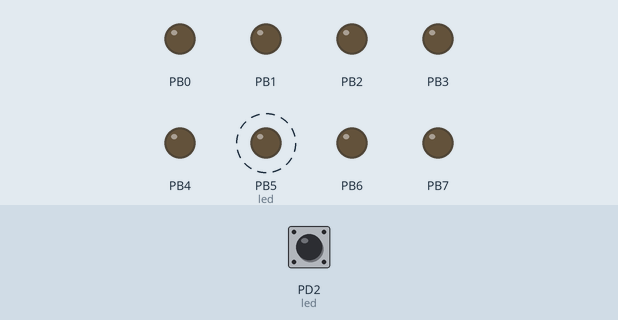
Recording of a program running on a simulated ATmega328P, built with avr-gcc and emulated at 2 MHz. Shown: output pins drawn as LEDs (lit = HIGH). Dashed ring = blinking. The inputs (shaded band) are chosen by the test bench; at power-on: PD2 (led) LOW. What the program prints to the serial monitor is not drawn.

Above: at 1.2 s.
1.3 s: PD2 (led) pulsed HIGH 2 times (0.12 s each, 0.3 s apart)
Timing chart, 0 to 10.3 s (numbered marks = the images above; inputs shaded):
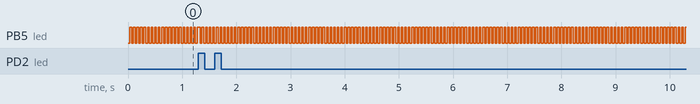

The program:

main.c
```c
/*
 * Lab5.c
 *
 * Created: 20/09/2026 1:42:04 pm
 * Author : ferre
 */
#define F_CPU 2000000UL
#define F_LED 2
#include <avr/io.h>
#include <util/delay.h>
#include "timer.h"
#include "led.h"
#include "UART.h"

volatile uint8_t cur_timer_value = 0;
volatile uint8_t finished_cycle = 0;
extern uint8_t overflow_count;

int main(void)
{
	timer0_init();
	usart_init(12);
	volatile float period = 0;
	volatile float frequency = 0;
	DDRB |= 0xFF;
	DDRC &= ~(0xFF);
	DDRD &= ~(0xFF);
	volatile uint8_t things = 0;
    while (1)
    {
		if (finished_cycle){
			/*things++;
			transmit_text("OF count  ", 10);
			transmit_string(decimal_to_char(overflow_count));
			transmit_new_line();
			transmit_text("TC count  ", 10);
			transmit_string(decimal_to_char(cur_timer_value));
			transmit_new_line();*/
			period = 2*0.000128f*(cur_timer_value + overflow_count*256);
			frequency = 1/period;
			transmit_string(decimal_to_char(frequency));
			transmit_new_line();
			overflow_count = 0;
			finished_cycle = 0;
		}

    }
}
```

UART.c
```c
#define F_CPU 2000000UL

#include <util/delay.h>
#include "UART.h"
#include <string.h>
void usart_init(uint16_t ubrr){

	// Operating Mode - Async
	UCSR0C &= ~((1<<6) | (1<<7));
	// Character Size - 8 bit
	UCSR0B &= ~(1 << UCSZ02);
	UCSR0C |= (1 << UCSZ01);
	UCSR0C |= (1 << UCSZ00);
	// Clock Polarity - Drive low for Async
	UCSR0C &= ~(1 << UCPOL0);
	// Baude Rate of 9600

	UBRR0L = (uint8_t)ubrr;
	// Transmitter Enable
	UCSR0B |= (1 << TXEN0);
	// Parity Mode - disabled
	UCSR0C &= ~((1<<UPM00) | (1<<UPM01));
	// Stop Bits - 1
	UCSR0C &= ~(1<<USBS0);


}

char string_10_dig[11] = {};
char* decimal_to_char(uint16_t value){
	uint32_t divisor = 1000000000;
	// Clear string_10_dig
	memset(string_10_dig, 0, 11);
	string_10_dig[10] = '\0';
	// Convert digits to characters
	for (uint8_t index = 0; index<10; index++){
		string_10_dig[index] = (char)(((value / divisor) % 10)+48);
		divisor /= 10;
	}

	// Trim Leading zeros
	// Does not trim if there are no non-zero values
	uint8_t first_dig_index = 0;
	for (uint8_t index = 0; index<10; index++){
		if (string_10_dig[index] != '0'){
			first_dig_index = index;
			break;
		}
	}
	// Rearrange to trim
	if (first_dig_index){
		for (uint8_t index = 0; index<11; index++){
			if ((index + first_dig_index) >=10){
				string_10_dig[index] = '\0';

				break;
			} else{
				string_10_dig[index] = string_10_dig[index + first_dig_index];
			}

		}
	}

	return string_10_dig;
}


void usart_transmit(uint8_t data){
	 // Check if able to transmit / Safe to Load
	 while (!(UCSR0A & (1 << UDRE0)));
	 UDR0 = data;

 }


void transmit_string_with_val(char text[], char value[], uint8_t length){
	 for (uint8_t i = 0; i<length; i++){
		 usart_transmit(text[i]);
		 _delay_ms(5);
	 }
	 for (uint8_t n = 0; n<10; n++){
		if (value[n] == '\0'){
			break;
		}
		 usart_transmit(value[n]);
		 _delay_ms(5);

	 }
 }

 void transmit_string(char text[]){
	 for (uint8_t i = 0; i<32; i++){
		 if (text[i] == '\0'){
			 break;
		 }
		 usart_transmit(text[i]);
		 _delay_ms(5);
	 }
 }

 void transmit_text(char text[], uint8_t length){
	 for (uint8_t i = 0; i<length; i++){
		 usart_transmit(text[i]);
		 _delay_ms(5);
	 }
 }

 void transmit_new_line(){
	 usart_transmit('\n');
	 usart_transmit('\r');
 }


 void transmit_excel_two_columns(uint16_t col_1[], uint16_t col_2[], uint8_t samples){
	for (uint8_t index = 0; index<samples; index++){
		transmit_string(decimal_to_char(col_1[index]));
		usart_transmit(','); usart_transmit(' '); usart_transmit(9);
		transmit_string(decimal_to_char(col_2[index]));
		transmit_new_line();
	}
 }
```

UART.h
```c
#ifndef _UART_H
#define _UART_H

#include <stdint.h>
#include <avr/io.h>

#define BAUD 9600

void usart_init(uint16_t ubrr);
char* decimal_to_char(uint16_t value);
void usart_transmit(uint8_t data);
void transmit_string_with_val(char text[], char value[], uint8_t length);
void transmit_new_line();
void transmit_string(char text[]);
void transmit_excel_two_columns(uint16_t col_1[], uint16_t col_2[], uint8_t samples);
 void transmit_text(char text[], uint8_t length);

#endif
```

led.c
```c
#include "led.h"

void led_toggle(){
	PINB |= (1<<PINB5);
}
```

led.h
```c
#ifndef LED_H_
#define LED_H_
#include <avr/io.h>
//Toggles the LED
void led_toggle();


#endif
```

timer.c
```c
#include "timer.h"
#include "led.h"
#include "UART.h"
#include <avr/io.h>
#include <avr/interrupt.h>
#include <stdint.h>

extern uint8_t cur_timer_value;
extern uint8_t finished_cycle;

volatile uint8_t cur_counting = 0;


volatile uint16_t overflow_count = 0;
ISR(TIMER0_OVF_vect){
	led_toggle();
	if (cur_counting){

		overflow_count++;
	}
}
ISR(PCINT2_vect){
	if (PIND & (1<< PIND2)){
		// Rising edge
		cur_counting = 1;
		overflow_count = 0;
		finished_cycle = 0;
		TCNT0 = 0;
		EICRA &= ~(1 << ISC00);
	} else{
		// Falling Edge
		cur_timer_value = TCNT0;
		EICRA |= (1 << ISC00);
		cur_counting = 0;
		finished_cycle = 1;


	}
}


void timer0_init(){
	TCCR0A = 0;
	TCCR0B = 0b00000100;
	TIMSK0 |= (1 << TOIE0);
	EICRA |= (1<< ISC01) | (1<< ISC00);
	PCICR|= (1<< PCIE2);
	PCMSK2 |= (1 << PCINT18);
	sei();
}
uint8_t timer0_check_clear_compare(){
	if( TIFR0 & (1 << OCF0A )){
		TIFR0 |= (1 << OCF0A);
		return 1;
	}
	return 0;
}
```

timer.h
```c
#ifndef TIMER0_H_
#define TIMER0_H_

#include <stdbool.h>
#include <stdint.h>
//Initialize timer0 as per Part 1
void timer0_init();
//Using polling check if timer0 has reached comparison value
//if so, it will clear the compare flag and return 1
//otherwise, it returns 0
uint8_t timer0_check_clear_compare();
#endif
```

Measured:
- by itself, PB5 (led): alternates HIGH for 0.03 s and LOW for 0.03 s
